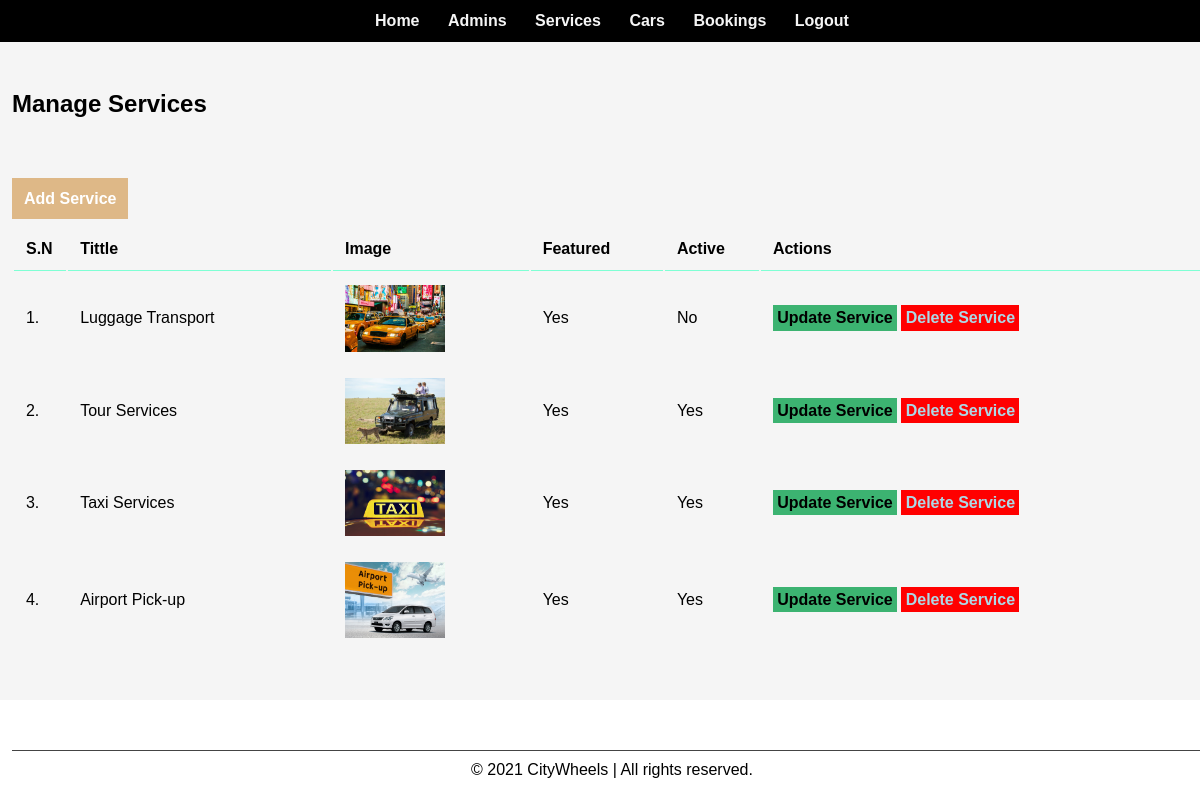
/admin/manage-services.php (signed in), run on the app's committed database.
### tables this page shows
CREATE TABLE `tbl_services` (
  `id` int(10) UNSIGNED NOT NULL,
  `tittle` varchar(100) NOT NULL,
  `image_name` varchar(255) NOT NULL,
  `featured` varchar(10) NOT NULL,
  `active` varchar(10) NOT NULL
);

### admin/manage-services.php (the view, shortened to what this page needs)
<?php include('constants/navbar.php'); ?>
 <div class="content">
 	<div class="wrapper">
 		<h2>Manage Services</h2>
        <br><br>
        <br><br>
            <a href="<?php echo SITEURL; ?>admin/add-service.php" class="btn-primary">Add Service</a>
            <br> <br>
            <table class="tbl-full">
                <tr>
                    <th>S.N</th>
                    <th>Tittle</th>
                    <th>Image</th>
                    <th>Featured</th>
                    <th>Active</th>
                    <th>Actions</th>
                </tr>
                <?php
                   $sql = "SELECT * FROM tbl_services";
                   $res = mysqli_query($conn, $sql);
                   $count = mysqli_num_rows($res);
                   $sn=1;
                   if($count>0)
                   {
                    while($row=mysqli_fetch_assoc($res))
                    {
                        $id = $row['id'];
                        $tittle = $row['tittle'];
                        $image_name = $row['image_name'];
                        $featured = $row['featured'];
                        $active = $row['active'];
                        ?>
                             <tr>
                                <td><?php echo $sn++; ?>.</td>
                                <td><?php echo $tittle; ?></td>
                                <td>
                                    <?php
                                      if($image_name!="")
                                      {
                                        ?>
                                        <img src="<?php echo SITEURL; ?>images/service/<?php echo $image_name; ?>" width="100px">
                                        <?php
                                      }
                                      else
                                      {
                                        echo "<div class='error'>Image Not Added</div>";
                                      }
                                    ?>
                                </td>
                                <td><?php echo $featured; ?></td>
                                <td><?php echo $active; ?></td>
                                <td>
                                    <a href="<?php echo SITEURL ?>admin/update-service.php?id=<?php echo $id; ?>" class="btn-secondary">Update Service</a>
                                    <a href="<?php echo SITEURL; ?>admin/delete-service.php?id=<?php echo $id; ?>&image_name=<?php echo $image_name; ?>" class="btn-danger">Delete Service</a>
                                </td>
                            </tr>
                        <?php
                    }
                   }
                   else
                   {
                    ?>
                    <tr>
                        <td colspan="6"><div class="error">No Category Added</div></td>
                    </tr>
                    <?php
                   }
                ?>
            </table>
 	</div>
 </div>
<?php include('constants/footer.php'); ?>

### css/admin.css (style rules this page uses)
* { margin: 0; padding: 0; font-family: sans-serif; }
.wrapper { padding: 1%; width: 100%; margin: 0 auto; }
.tbl-full { width: 100%; }
table tr th { border-bottom: 1px solid aquamarine; padding: 1%; text-align: left; }
table tr td { padding: 1%; }
.btn-primary { background-color:burlywood ; padding: 1%; color: white; text-decoration: none; font-weight: bold; }
.btn-secondary { background-color: mediumseagreen ; padding: 1%; color: black; text-decoration: none; font-weight: bold; }
.btn-danger { background-color: red ; padding: 1%; color: lightblue; text-decoration: none; font-weight: bold; }
.content { background-color: whitesmoke; padding: 3% 0; }

### data on the page
tbl_services: tittle "Luggage Transport", image_name (picture), featured "Yes", active "No"
tbl_services: tittle "Tour Services", image_name (picture), featured "Yes", active "Yes"
tbl_services: tittle "Taxi Services", image_name (picture), featured "Yes", active "Yes"
tbl_services: tittle "Airport Pick-up", image_name (picture), featured "Yes", active "Yes"
